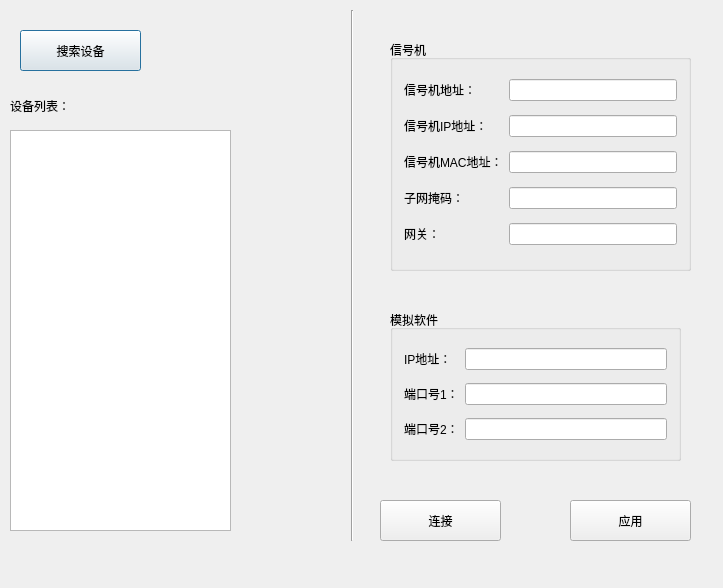
<?xml version="1.0" encoding="UTF-8"?>
<ui version="4.0">
 <class>QDlgNetConfigFront</class>
 <widget class="QDialog" name="QDlgNetConfigFront">
  <property name="geometry">
   <rect>
    <x>0</x>
    <y>0</y>
    <width>723</width>
    <height>588</height>
   </rect>
  </property>
  <property name="windowTitle">
   <string>QDlgNetConfigFront</string>
  </property>
  <widget class="QPushButton" name="searchButton">
   <property name="geometry">
    <rect>
     <x>20</x>
     <y>30</y>
     <width>121</width>
     <height>41</height>
    </rect>
   </property>
   <property name="text">
    <string>搜索设备</string>
   </property>
  </widget>
  <widget class="QListWidget" name="devListWidget">
   <property name="geometry">
    <rect>
     <x>10</x>
     <y>130</y>
     <width>221</width>
     <height>401</height>
    </rect>
   </property>
  </widget>
  <widget class="QLabel" name="label">
   <property name="geometry">
    <rect>
     <x>10</x>
     <y>90</y>
     <width>71</width>
     <height>31</height>
    </rect>
   </property>
   <property name="text">
    <string>设备列表：</string>
   </property>
  </widget>
  <widget class="Line" name="line">
   <property name="geometry">
    <rect>
     <x>342</x>
     <y>10</y>
     <width>21</width>
     <height>531</height>
    </rect>
   </property>
   <property name="orientation">
    <enum>Qt::Vertical</enum>
   </property>
  </widget>
  <widget class="QPushButton" name="applyButton">
   <property name="geometry">
    <rect>
     <x>570</x>
     <y>500</y>
     <width>121</width>
     <height>41</height>
    </rect>
   </property>
   <property name="text">
    <string>应用</string>
   </property>
  </widget>
  <widget class="QPushButton" name="connButton">
   <property name="geometry">
    <rect>
     <x>380</x>
     <y>500</y>
     <width>121</width>
     <height>41</height>
    </rect>
   </property>
   <property name="text">
    <string>连接</string>
   </property>
  </widget>
  <widget class="QGroupBox" name="groupBox">
   <property name="geometry">
    <rect>
     <x>390</x>
     <y>40</y>
     <width>301</width>
     <height>231</height>
    </rect>
   </property>
   <property name="title">
    <string>信号机</string>
   </property>
   <layout class="QGridLayout" name="gridLayout">
    <item row="0" column="0">
     <widget class="QLabel" name="label_2">
      <property name="text">
       <string>信号机地址：</string>
      </property>
     </widget>
    </item>
    <item row="0" column="1">
     <widget class="QLineEdit" name="addrLineEdit"/>
    </item>
    <item row="1" column="0">
     <widget class="QLabel" name="label_3">
      <property name="text">
       <string>信号机IP地址：</string>
      </property>
     </widget>
    </item>
    <item row="1" column="1">
     <widget class="QLineEdit" name="ipLineEdit"/>
    </item>
    <item row="2" column="0">
     <widget class="QLabel" name="label_4">
      <property name="text">
       <string>信号机MAC地址：</string>
      </property>
     </widget>
    </item>
    <item row="2" column="1">
     <widget class="QLineEdit" name="macLineEdit"/>
    </item>
    <item row="3" column="0">
     <widget class="QLabel" name="label_5">
      <property name="text">
       <string>子网掩码：</string>
      </property>
     </widget>
    </item>
    <item row="3" column="1">
     <widget class="QLineEdit" name="maskLineEdit"/>
    </item>
    <item row="4" column="0">
     <widget class="QLabel" name="label_6">
      <property name="text">
       <string>网关：</string>
      </property>
     </widget>
    </item>
    <item row="4" column="1">
     <widget class="QLineEdit" name="routeLineEdit"/>
    </item>
   </layout>
  </widget>
  <widget class="QGroupBox" name="groupBox_2">
   <property name="geometry">
    <rect>
     <x>390</x>
     <y>310</y>
     <width>291</width>
     <height>151</height>
    </rect>
   </property>
   <property name="title">
    <string>模拟软件</string>
   </property>
   <layout class="QGridLayout" name="gridLayout_2">
    <item row="1" column="0">
     <widget class="QLabel" name="label_8">
      <property name="text">
       <string>端口号1：</string>
      </property>
     </widget>
    </item>
    <item row="2" column="0">
     <widget class="QLabel" name="label_9">
      <property name="text">
       <string>端口号2：</string>
      </property>
     </widget>
    </item>
    <item row="0" column="0">
     <widget class="QLabel" name="label_7">
      <property name="text">
       <string>IP地址：</string>
      </property>
     </widget>
    </item>
    <item row="0" column="2">
     <widget class="QLineEdit" name="sim_ipLineEdit"/>
    </item>
    <item row="1" column="2">
     <widget class="QLineEdit" name="sim_port1LineEdit"/>
    </item>
    <item row="2" column="2">
     <widget class="QLineEdit" name="sim_port2LineEdit"/>
    </item>
   </layout>
  </widget>
 </widget>
 <layoutdefault spacing="6" margin="11"/>
 <resources/>
 <connections/>
</ui>
